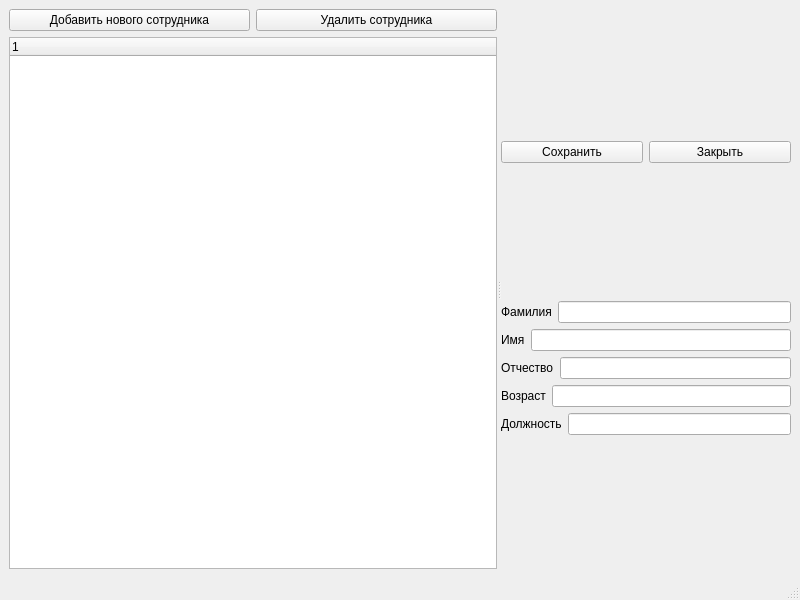
<?xml version="1.0" encoding="UTF-8"?>
<ui version="4.0">
 <class>QtRunnerApp</class>
 <widget class="QMainWindow" name="QtRunnerApp">
  <property name="geometry">
   <rect>
    <x>0</x>
    <y>0</y>
    <width>800</width>
    <height>600</height>
   </rect>
  </property>
  <property name="windowTitle">
   <string>QtRunnerApp</string>
  </property>
  <widget class="QWidget" name="centralwidget">
   <layout class="QGridLayout" name="gridLayout">
    <item row="0" column="0">
     <widget class="QSplitter" name="splitter">
      <property name="orientation">
       <enum>Qt::Horizontal</enum>
      </property>
      <widget class="QWidget" name="verticalLayoutWidget">
       <layout class="QGridLayout" name="gridLayout_3">
        <item row="0" column="0">
         <layout class="QGridLayout" name="gridLayout_4">
          <item row="0" column="0">
           <widget class="QPushButton" name="add_button">
            <property name="text">
             <string>Добавить нового сотрудника</string>
            </property>
           </widget>
          </item>
          <item row="0" column="1">
           <widget class="QPushButton" name="remove_button">
            <property name="text">
             <string>Удалить сотрудника</string>
            </property>
           </widget>
          </item>
         </layout>
        </item>
        <item row="1" column="0">
         <widget class="QTreeWidget" name="treeWidget">
          <property name="contextMenuPolicy">
           <enum>Qt::CustomContextMenu</enum>
          </property>
          <column>
           <property name="text">
            <string notr="true">1</string>
           </property>
          </column>
         </widget>
        </item>
       </layout>
      </widget>
      <widget class="QWidget" name="verticalLayoutWidget_2">
       <layout class="QGridLayout" name="gridLayout_2">
        <item row="0" column="0">
         <layout class="QGridLayout" name="gridLayout_5">
          <item row="0" column="0">
           <widget class="QPushButton" name="create_employee_button">
            <property name="text">
             <string>Сохранить</string>
            </property>
           </widget>
          </item>
          <item row="0" column="1">
           <widget class="QPushButton" name="close_employee_button">
            <property name="text">
             <string>Закрыть</string>
            </property>
           </widget>
          </item>
         </layout>
        </item>
        <item row="1" column="0">
         <layout class="QGridLayout" name="gridLayout_6">
          <item row="5" column="0">
           <layout class="QHBoxLayout" name="positionHBox">
            <item>
             <widget class="QLabel" name="positionLabel">
              <property name="text">
               <string>Должность</string>
              </property>
             </widget>
            </item>
            <item>
             <widget class="QLineEdit" name="positionLineEditor_2"/>
            </item>
           </layout>
          </item>
          <item row="3" column="0">
           <layout class="QHBoxLayout" name="patronymicHBox">
            <item>
             <widget class="QLabel" name="patronymicLabel">
              <property name="text">
               <string>Отчество</string>
              </property>
             </widget>
            </item>
            <item>
             <widget class="QLineEdit" name="patronymicLineEdit"/>
            </item>
           </layout>
          </item>
          <item row="2" column="0">
           <layout class="QHBoxLayout" name="nameHBox_2">
            <item>
             <widget class="QLabel" name="nameLabel">
              <property name="text">
               <string>Имя</string>
              </property>
             </widget>
            </item>
            <item>
             <widget class="QLineEdit" name="nameLaneEditor"/>
            </item>
           </layout>
          </item>
          <item row="1" column="0">
           <layout class="QHBoxLayout" name="nameHBox">
            <item>
             <widget class="QLabel" name="surnameLabel">
              <property name="text">
               <string>Фамилия</string>
              </property>
             </widget>
            </item>
            <item>
             <widget class="QLineEdit" name="surnameLineEditor"/>
            </item>
           </layout>
          </item>
          <item row="4" column="0">
           <layout class="QHBoxLayout" name="age_HBox">
            <item>
             <widget class="QLabel" name="ageLabel">
              <property name="text">
               <string>Возраст</string>
              </property>
             </widget>
            </item>
            <item>
             <widget class="QLineEdit" name="ageLineEdit"/>
            </item>
           </layout>
          </item>
         </layout>
        </item>
       </layout>
      </widget>
     </widget>
    </item>
   </layout>
  </widget>
  <widget class="QMenuBar" name="menubar">
   <property name="geometry">
    <rect>
     <x>0</x>
     <y>0</y>
     <width>800</width>
     <height>21</height>
    </rect>
   </property>
  </widget>
  <widget class="QStatusBar" name="statusbar"/>
 </widget>
 <resources/>
 <connections/>
</ui>
